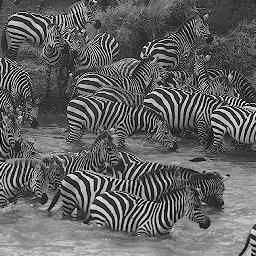
//> input picture DFT_DCT_Hope/zebras.jpg, 256 x 256 px
$ ./DCT   (built with g++ and OpenCV 4)
//> lines starting //> are read from the running program, lines starting //| are printed output that depends on the picture
// source: https://stackoverflow.com/questions/27730534/error-in-implementation-of-dct-in-opencv
#include<opencv2/opencv.hpp>
#include<opencv2/opencv_modules.hpp>
#include<iostream>
#include<string.h>


using namespace cv;
using namespace std;

int main(int argc, char ** argv)
{
	const char* filename = argc >=2 ? argv[1] : "zebras.jpg";

	Mat image = imread(filename, CV_LOAD_IMAGE_GRAYSCALE);
//> image is the input picture: 256 rows x 256 cols, CV_8UC1; min 0, max 255, mean 98.6
	if( image.empty())
	{
	    cout<<"error in loading image file!"<<endl;
	    return -1;
	}

	Mat padded;                            //expand input image to optimal size
	int m = getOptimalDFTSize( image.rows );
//> m = 256
	int n = getOptimalDFTSize( image.cols ); // on the border add zero values
//> n = 256
	Mat img2;
	copyMakeBorder(image, img2, 0, m - image.rows, 0, n - image.cols, BORDER_CONSTANT, Scalar::all(0));
	imshow("img.jpg", img2);
	cvWaitKey();

	Mat fimage;
	image.convertTo(fimage, CV_32F, 1.0/255); // also scale to [0..1] range (not mandatory)

	// you're lucky with lena (512x512), for odd sizes, you have to
	// pad it to pow2 size, or use dft() instead:
	Mat dimage;
	dct( fimage, dimage );
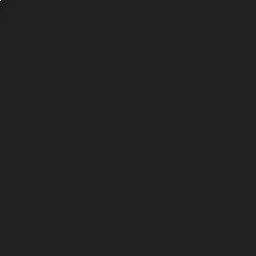
//> dimage: 256 rows x 256 cols, CV_32FC1; min -14.96, max 98.96, mean 0; drawn with min black and max white
	// process dimage,
	int L = 50;
	for(int i = L; i<dimage.rows; i++){
        for(int j = L; j<dimage.cols; j++){
            dimage.at<float>(i,j) = 0;
        }
	}
	// then same way back:
	idct( dimage, dimage);
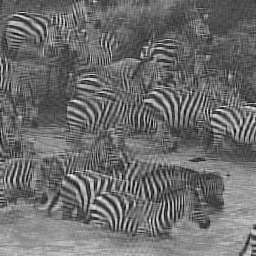
//> dimage: 256 rows x 256 cols, CV_32FC1; min -0.15, max 1.1, mean 0.387; drawn with min black and max white

	imshow("result",dimage);
	waitKey();

}
